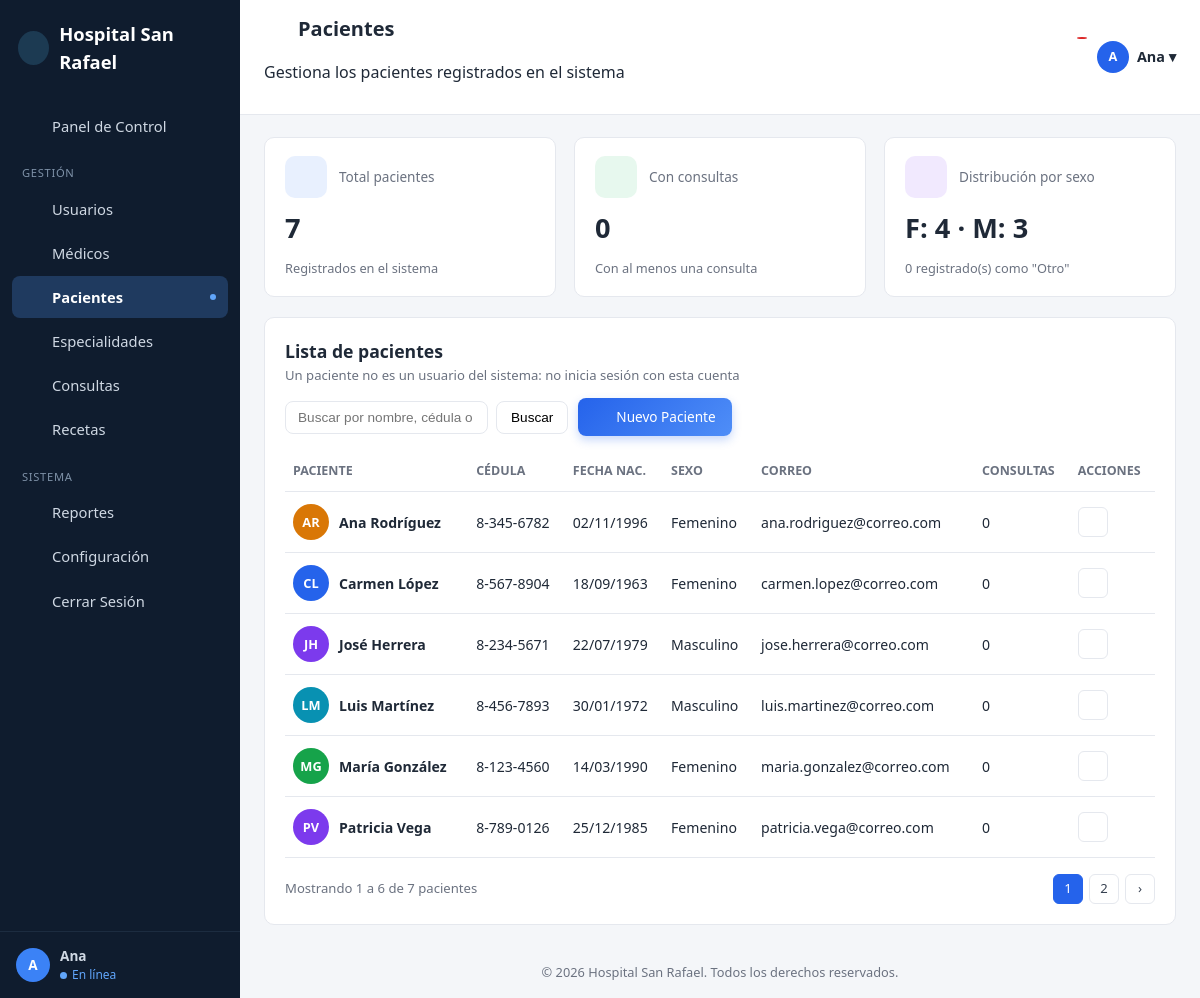
The page /pages/admin_pacientes.php (signed in) on the database its author committed.
### tables this page shows
CREATE TABLE pacientes (
    id_paciente INT AUTO_INCREMENT PRIMARY KEY,
    nombre VARCHAR(60) NOT NULL,
    apellido VARCHAR(60) NOT NULL,
    cedula VARCHAR(20) NOT NULL UNIQUE,
    fecha_nacimiento DATE,
    sexo ENUM('M', 'F', 'Otro'),
    telefono VARCHAR(20),
    direccion VARCHAR(150),
    correo VARCHAR(100)
);

### pages/admin_pacientes.php (the view, shortened to what this page needs)
<?php
require_once __DIR__ . '/../config/conexion.php';
require_once __DIR__ . '/_iconos.php';
$totalPacientes = (int) $conexion->query("SELECT COUNT(*) FROM pacientes")->fetchColumn();
$conConsultas = (int) $conexion->query(
    "SELECT COUNT(DISTINCT id_paciente) FROM consultas"
)->fetchColumn();
$sexos = ['M', 'F', 'Otro'];
$conteoSexo = array_fill_keys($sexos, 0);
$stmt = $conexion->query("SELECT sexo, COUNT(*) AS c FROM pacientes GROUP BY sexo");
foreach ($stmt->fetchAll(PDO::FETCH_ASSOC) as $fila) {
    if (isset($conteoSexo[$fila['sexo']])) {
        $conteoSexo[$fila['sexo']] = (int) $fila['c'];
    }
}
$buscar = isset($_GET['buscar']) ? trim($_GET['buscar']) : '';
$donde = '';
$sqlParams = [];
$porPagina = 6;
$paginaActual = isset($_GET['pagina']) ? max(1, (int) $_GET['pagina']) : 1;
$inicio = ($paginaActual - 1) * $porPagina;
$sqlCount = "SELECT COUNT(*) FROM pacientes p $donde";
$stmt = $conexion->prepare($sqlCount);
$stmt->execute($sqlParams);
$totalPacientesFiltrados = (int) $stmt->fetchColumn();
$totalPaginas = max(1, (int) ceil($totalPacientesFiltrados / $porPagina));
$sql = "SELECT p.id_paciente, p.nombre, p.apellido, p.cedula, p.fecha_nacimiento,
               p.sexo, p.telefono, p.direccion, p.correo,
               COUNT(c.id_consulta) AS total_consultas
        FROM pacientes p
        LEFT JOIN consultas c ON c.id_paciente = p.id_paciente
        $donde
        GROUP BY p.id_paciente, p.nombre, p.apellido, p.cedula, p.fecha_nacimiento,
                 p.sexo, p.telefono, p.direccion, p.correo
        ORDER BY p.nombre, p.apellido
        LIMIT :limite OFFSET :inicio";
$stmt = $conexion->prepare($sql);
$stmt->bindValue(':limite', $porPagina, PDO::PARAM_INT);
$stmt->bindValue(':inicio', $inicio, PDO::PARAM_INT);
$stmt->execute();
$pacientes = $stmt->fetchAll(PDO::FETCH_ASSOC);
$barraBusqueda = $buscar !== '' ? '&buscar=' . urlencode($buscar) : '';
function iniciales($nombre, $apellido) {
    $n = mb_strtoupper(mb_substr($nombre, 0, 1));
    $a = mb_strtoupper(mb_substr($apellido, 0, 1));
    return $n . $a;
}
function fechaMostrar($fecha) {
    $dt = DateTime::createFromFormat('Y-m-d', $fecha);
    return $dt ? $dt->format('d/m/Y') : '—';
}
function sexoMostrar($sexo) {
    return ['M' => 'Masculino', 'F' => 'Femenino', 'Otro' => 'Otro'][$sexo] ?? '—';
}
?>
<!DOCTYPE html>
<html lang="es">
<head>
    <link rel="stylesheet" href="../css/estilo.css">
    <link rel="stylesheet" href="../css/admin.css">
    <link rel="stylesheet" href="../css/admin_tema.css">
</head>
<body class="admin-body">
<div class="admin-layout">
    <aside class="admin-sidebar">
        <div class="admin-logo">
            <span class="icono-logo"><?php echo icono('cruz-medica', 22); ?></span>
            Hospital San Rafael
        </div>
        <nav class="admin-nav">
            <a href="admin.php"><?php echo icono('home'); ?> Panel de Control</a>
            <div class="admin-nav-seccion">Gestión</div>
            <a href="admin.php"><?php echo icono('usuarios'); ?> Usuarios</a>
            <a href="admin_medicos.php"><?php echo icono('medico'); ?> Médicos</a>
            <a href="admin_pacientes.php" class="activo"><?php echo icono('paciente'); ?> Pacientes <span class="punto-activo"></span></a>
            <a href="admin_especialidades.php"><?php echo icono('estrella'); ?> Especialidades</a>
            <a href="admin_consultas.php"><?php echo icono('calendario'); ?> Consultas</a>
            <a href="admin_recetas.php"><?php echo icono('archivo'); ?> Recetas</a>
            <div class="admin-nav-seccion">Sistema</div>
            <a href="admin_reportes.php"><?php echo icono('grafico'); ?> Reportes</a>
            <a href="admin_configuracion.php"><?php echo icono('engranaje'); ?> Configuración</a>
            <a href="logout.php"><?php echo icono('salir'); ?> Cerrar Sesión</a>
        </nav>
        <div class="admin-sidebar-footer">
            <div class="avatar-mini"><?php echo htmlspecialchars(iniciales($_SESSION['nombre'], '')); ?></div>
            <div>
                <div style="font-size:0.85rem; font-weight:600;"><?php echo htmlspecialchars($_SESSION['nombre']); ?></div>
                <div class="estado-linea">En línea</div>
            </div>
        </div>
    </aside>
    <div class="admin-main">
        <div class="admin-topbar">
            <div class="admin-topbar-titulos">
                <h1><?php echo icono('paciente', 22); ?> Pacientes</h1>
                <p class="admin-topbar-subtitulo">Gestiona los pacientes registrados en el sistema</p>
            </div>
            <div class="admin-topbar-derecha">
                <div class="admin-campana"><?php echo icono('campana', 20); ?><span class="badge-num"></span></div>
                <div class="admin-usuario-topbar">
                    <div class="avatar-mini"><?php echo htmlspecialchars(iniciales($_SESSION['nombre'], '')); ?></div>
                    <?php echo htmlspecialchars($_SESSION['nombre']); ?> ▾
                </div>
            </div>
        </div>
        <div class="admin-contenido">
            <div class="admin-stats-row">
                <div class="tarjeta-stat">
                    <div class="tarjeta-stat-encabezado">
                        <div class="tarjeta-stat-icono icono-azul"><?php echo icono('paciente', 20); ?></div>
                        <div class="tarjeta-stat-titulo">Total pacientes</div>
                    </div>
                    <div class="tarjeta-stat-numero"><?php echo $totalPacientes; ?></div>
                    <div class="tarjeta-stat-pie"><span>Registrados en el sistema</span></div>
                </div>
                <div class="tarjeta-stat">
                    <div class="tarjeta-stat-encabezado">
                        <div class="tarjeta-stat-icono icono-verde"><?php echo icono('calendario', 20); ?></div>
                        <div class="tarjeta-stat-titulo">Con consultas</div>
                    </div>
                    <div class="tarjeta-stat-numero"><?php echo $conConsultas; ?></div>
                    <div class="tarjeta-stat-pie"><span>Con al menos una consulta</span></div>
                </div>
                <div class="tarjeta-stat">
                    <div class="tarjeta-stat-encabezado">
                        <div class="tarjeta-stat-icono icono-morado"><?php echo icono('usuarios', 20); ?></div>
                        <div class="tarjeta-stat-titulo">Distribución por sexo</div>
                    </div>
                    <div class="tarjeta-stat-numero">F: <?php echo $conteoSexo['F']; ?> · M: <?php echo $conteoSexo['M']; ?></div>
                    <div class="tarjeta-stat-pie"><span><?php echo $conteoSexo['Otro']; ?> registrado(s) como "Otro"</span></div>
                </div>
            </div>
            <div class="tarjeta-usuarios" style="grid-column: 1 / -1;">
                <div class="tarjeta-usuarios-header">
                    <div>
                        <h2>Lista de pacientes</h2>
                        <p>Un paciente no es un usuario del sistema: no inicia sesión con esta cuenta</p>
                    </div>
                    <div class="tarjeta-usuarios-acciones">
                        <form method="get" action="admin_pacientes.php" style="display:flex; gap:8px; flex:1; min-width:0;">
                            <input type="text" name="buscar" class="input-buscar" placeholder="Buscar por nombre, cédula o correo..."
                                   value="<?php echo htmlspecialchars($buscar); ?>">
                            <button class="btn-secundario">Buscar</button>
                        </form>
                        <a href="editar_paciente.php" class="btn-primario"><?php echo icono('usuario-mas', 16); ?> Nuevo Paciente</a>
                    </div>
                </div>
                <table class="tabla-usuarios">
                    <thead>
                        <tr>
                            <th>Paciente</th>
                            <th>Cédula</th>
                            <th>Fecha nac.</th>
                            <th>Sexo</th>
                            <th>Correo</th>
                            <th>Consultas</th>
                            <th>Acciones</th>
                        </tr>
                    </thead>
                    <tbody>
                        <?php foreach ($pacientes as $p):
                            $iniciales = iniciales($p['nombre'], $p['apellido']);
                            $colorAvatar = ['#2563eb', '#16a34a', '#7c3aed', '#d97706', '#0891b2'][$p['id_paciente'] % 5];
                        ?>
                        <tr>
                            <td data-label="Paciente">
                                <div class="celda-nombre">
                                    <div class="avatar-usuario" style="background: <?php echo $colorAvatar; ?>;">
                                        <?php echo htmlspecialchars($iniciales); ?>
                                    </div>
                                    <div class="info-nombre">
                                        <strong><?php echo htmlspecialchars($p['nombre'] . ' ' . $p['apellido']); ?></strong>
                                    </div>
                                </div>
                            </td>
                            <td data-label="Cédula"><?php echo htmlspecialchars($p['cedula']); ?></td>
                            <td data-label="Fecha nac."><?php echo fechaMostrar($p['fecha_nacimiento']); ?></td>
                            <td data-label="Sexo"><?php echo htmlspecialchars(sexoMostrar($p['sexo'])); ?></td>
                            <td data-label="Correo"><?php echo $p['correo'] !== null ? htmlspecialchars($p['correo']) : '—'; ?></td>
                            <td data-label="Consultas"><?php echo (int) $p['total_consultas']; ?></td>
                            <td data-label="Acciones" class="acciones-fila">
                                <a href="editar_paciente.php?id=<?php echo $p['id_paciente']; ?>" title="Editar"><?php echo icono('editar', 15); ?></a>
                            </td>
                        </tr>
                        <?php endforeach; ?>
                    </tbody>
                </table>
                <div class="paginacion">
                    <span>
                        Mostrando <?php echo $totalPacientesFiltrados === 0 ? 0 : $inicio + 1; ?>
                        a <?php echo min($inicio + $porPagina, $totalPacientesFiltrados); ?>
                        de <?php echo $totalPacientesFiltrados; ?> pacientes
                    </span>
                    <div class="paginacion-botones">
                        <?php for ($p = 1; $p <= $totalPaginas; $p++): ?>
                            <?php if ($p == $paginaActual): ?>
                                <span class="pagina-actual"><?php echo $p; ?></span>
                            <?php else: ?>
                                <a href="?pagina=<?php echo $p . $barraBusqueda; ?>"><?php echo $p; ?></a>
                            <?php endif; ?>
                        <?php endfor; ?>
                        <?php if ($paginaActual < $totalPaginas): ?>
                            <a href="?pagina=<?php echo $paginaActual + 1 . $barraBusqueda; ?>">›</a>
                        <?php endif; ?>
                    </div>
                </div>
            </div>
        </div>
        <div class="admin-footer">
            © <?php echo date('Y'); ?> Hospital San Rafael. Todos los derechos reservados.
        </div>
    </div>
</div>
</body>
</html>

### pages/_iconos.php (shortened to what this page needs)
<?php
function icono($nombre, $tamano = 18) {
    $trazos = $rutas[$nombre] ?? $rutas['estrella'];
    return '<svg xmlns="http://www.w3.org/2000/svg" width="' . (int)$tamano . '" height="' . (int)$tamano . '" '
         . 'viewBox="0 0 24 24" fill="none" stroke="currentColor" stroke-width="2" '
         . 'stroke-linecap="round" stroke-linejoin="round">' . $trazos . '</svg>';
}

### css/estilo.css (style rules this page uses)
:root { --color-primario: #0B5D52; --color-primario-oscuro: #08423B; --color-primario-claro: #E4F2EF; --color-acento: #C2760C; --color-fondo: #FAFAF8; --color-texto: #16241F; --color-texto-suave: #5C6D68; --color-borde: #DDE6E3; --color-error: #B3261E; --color-exito: #1B7A4A; --fuente: -apple-system, BlinkMacSystemFont, "Segoe UI", Roboto, Helvetica, Arial, sans-serif; --radio: 10px; }
* { box-sizing: border-box; }
body { margin: 0; font-family: var(--fuente); background: var(--color-fondo); color: var(--color-texto); line-height: 1.5; }
h1, h2, h3 { font-weight: 600; margin: 0 0 8px; }
a { color: var(--color-primario); }

### css/admin_tema.css (style rules this page uses)
:root { --tema-sidebar-bg: #0f1c2e; --tema-sidebar-hover: #1a2b42; --tema-sidebar-activo: #1f3a5f; --tema-sidebar-texto: #cfd8e3; --tema-sidebar-seccion: #7f92a8; --tema-sidebar-marca: #60a5fa; --tema-sidebar-icono-bg: #1c3a52; --tema-fondo: #f4f6f9; --tema-acento: #2563EB; --tema-acento-oscuro: #1D4ED8; --tema-acento-suave: #DBEAFE; --tema-acento-banner-2: #3B82F6; }
body.admin-body, body.esp-body, body.con-body, body.rec-body { background: var(--tema-fondo); }
body.admin-body .admin-sidebar, body.esp-body .esp-sidebar, body.con-body .con-sidebar, body.rec-body .rec-sidebar { background: var(--tema-sidebar-bg); }
body.admin-body .admin-logo, body.esp-body .esp-logo, body.con-body .con-logo, body.rec-body .rec-logo { color: #ffffff; }
body.admin-body .admin-logo .icono-logo, body.esp-body .esp-logo span, body.con-body .con-logo span, body.rec-body .rec-logo span { background: var(--tema-sidebar-icono-bg); color: var(--tema-sidebar-marca); }
body.admin-body .admin-nav a, body.esp-body .esp-nav a, body.con-body .con-nav a, body.rec-body .rec-nav a { color: var(--tema-sidebar-texto); }
body.admin-body .admin-nav a.activo, body.esp-body .esp-nav a.activo, body.con-body .con-nav a.activo, body.rec-body .rec-nav a.activo { background: var(--tema-sidebar-activo); color: #ffffff; }
body.admin-body .admin-nav-seccion, body.esp-body .esp-nav-seccion, body.con-body .con-nav-seccion, body.rec-body .rec-nav-seccion { color: var(--tema-sidebar-seccion); }
body.admin-body .admin-nav .punto-activo { background: var(--tema-sidebar-marca); }
body.admin-body .admin-sidebar-footer .estado-linea { color: var(--tema-sidebar-marca); }
body.admin-body .admin-sidebar-footer .estado-linea::before { background: var(--tema-sidebar-marca); }
body.admin-body .admin-sidebar-footer, body.esp-body .esp-sidebar-footer, body.con-body .con-sidebar-footer, body.rec-body .rec-sidebar-footer { border-top-color: #1c2c40; color: var(--tema-sidebar-texto); }
body.admin-body .admin-sidebar-footer .avatar-mini, body.esp-body .esp-avatar, body.con-body .con-avatar, body.rec-body .rec-avatar { background: #3b82f6; color: #ffffff; }

### rows shown on the page
pacientes: iniciales "AR", nombre+apellido "Ana Rodríguez", cedula "8-345-6782", fecha_nacimiento "02/11/1996", sexo "Femenino", correo "ana.rodriguez@correo.com", total_consultas "0"
pacientes: iniciales "CL", nombre+apellido "Carmen López", cedula "8-567-8904", fecha_nacimiento "18/09/1963", sexo "Femenino", correo "carmen.lopez@correo.com", total_consultas "0"
pacientes: iniciales "JH", nombre+apellido "José Herrera", cedula "8-234-5671", fecha_nacimiento "22/07/1979", sexo "Masculino", correo "jose.herrera@correo.com", total_consultas "0"
pacientes: iniciales "LM", nombre+apellido "Luis Martínez", cedula "8-456-7893", fecha_nacimiento "30/01/1972", sexo "Masculino", correo "luis.martinez@correo.com", total_consultas "0"
pacientes: iniciales "MG", nombre+apellido "María González", cedula "8-123-4560", fecha_nacimiento "14/03/1990", sexo "Femenino", correo "maria.gonzalez@correo.com", total_consultas "0"
pacientes: iniciales "PV", nombre+apellido "Patricia Vega", cedula "8-789-0126", fecha_nacimiento "25/12/1985", sexo "Femenino", correo "patricia.vega@correo.com", total_consultas "0"

### other values the page prints
iniciales($_SESSION['nombre'], '') "A"
$_SESSION['nombre'] "Ana"
$totalPacientes "7"
$conConsultas "0"
$conteoSexo['F'] "4"
$conteoSexo['M'] "3"
$conteoSexo['Otro'] "0"
$inicio + 1 "1"
min($inicio + $porPagina, $totalPacientesFiltrados) "6"
$totalPacientesFiltrados "7"
